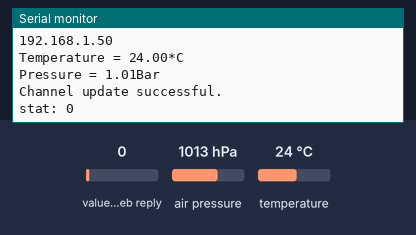
Simulated run of this sketch. Board: ESP8266 (NodeMCU). Parts: the last lines printed to the serial monitor. The inputs (shaded band) are chosen by the test bench; at power-on: value in the web reply 0, air pressure 1013 hPa, temperature 24 °C. WiFi joins after 1.5 s; servers stay silent unless stated; web services answer with replies made up by the test bench.

Above: at 5.8 s.
5.9 s: value in the web reply set to 2
At 8.0 s:
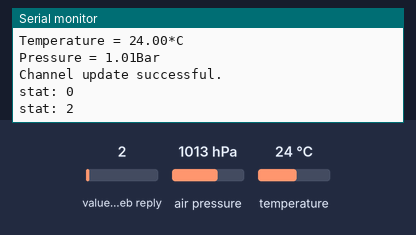
8.3 s: value in the web reply set to 25
At 8.3 s:
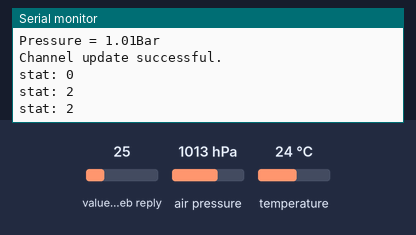
Timing chart, 0 to 11.3 s (numbered marks = the images above; inputs shaded):
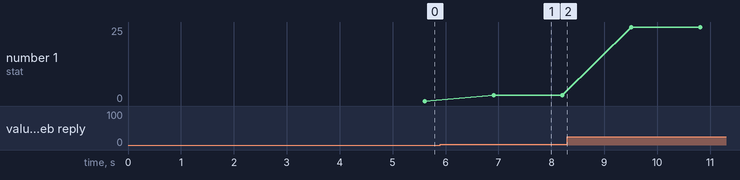

The sketch:

thingspeak_esp.ino
```cpp
#define TS_ENABLE_SSL // For HTTPS SSL connection

#define SECRET_SSID "oanhnguyen"    // replace MySSID with your WiFi network name
#define SECRET_PASS "oanhnguyen"  // replace MyPassword with your WiFi password

#define SECRET_CH_ID 1713269     // replace 0000000 with your channel number
#define SECRET_WRITE_APIKEY "DM02SEJGCBE6FNG0"   // replace XYZ with your channel write API Key

// ThingSpeak Certificate Fingerprint, Expiration Date: August 3, 2022 at 8:00:00 AM EST
#define SECRET_SHA1_FINGERPRINT "27 18 92 DD A4 26 C3 07 09 B9 7A E6 C5 21 B9 5B 48 F7 16 E1"

#include <ESP8266WiFi.h>
#include <WiFiClientSecure.h>
#include "ThingSpeak.h" // always include thingspeak header file after other header files and custom macros

char ssid[] = SECRET_SSID;   // your network SSID (name)
char pass[] = SECRET_PASS;   // your network password
int keyIndex = 0;            // your network key Index number (needed only for WEP)
WiFiClientSecure  client;

unsigned long myChannelNumber = SECRET_CH_ID;
const char * myWriteAPIKey = SECRET_WRITE_APIKEY;

// Initialize our values


String myStatus = "";

// Fingerprint check, make sure that the certificate has not expired.
const char * fingerprint = NULL; // use SECRET_SHA1_FINGERPRINT for fingerprint check

#include <Adafruit_BMP280.h>
Adafruit_BMP280 bmp; // I2C Interface

void setup() {

  Serial.begin(115200);  // Initialize serial
  while (!Serial) {
    ; // wait for serial port to connect. Needed for Leonardo native USB port only
  }

  WiFi.mode(WIFI_STA);

  if(fingerprint!=NULL){
    client.setFingerprint(fingerprint);
  }
  else{
    client.setInsecure(); // To perform a simple SSL Encryption
  }

  ThingSpeak.begin(client);  // Initialize ThingSpeak

  //  connect to bmp280
  if (!bmp.begin(0x76)) {
  Serial.println(F("Could not find a valid BMP280 sensor, check wiring!"));
  while (1);
  }

  /* Default settings from datasheet. */
  bmp.setSampling(Adafruit_BMP280::MODE_NORMAL,     /* Operating Mode. */
                  Adafruit_BMP280::SAMPLING_X2,     /* Temp. oversampling */
                  Adafruit_BMP280::SAMPLING_X16,    /* Pressure oversampling */
                  Adafruit_BMP280::FILTER_X16,      /* Filtering. */
                  Adafruit_BMP280::STANDBY_MS_500); /* Standby time. */

}

void loop() {

  // Connect or reconnect to WiFi
  if(WiFi.status() != WL_CONNECTED){
    Serial.println();
    Serial.print("Attempting to connect to SSID: ");
    Serial.println(SECRET_SSID);
    while(WiFi.status() != WL_CONNECTED){
      WiFi.begin(ssid, pass);  // Connect to WPA/WPA2 network. Change this line if using open or WEP network
      Serial.println("...");
      delay(5000);
    }

    Serial.println("WiFi connected");
    Serial.println("IP address: ");
    Serial.println(WiFi.localIP());
  }

  //  display temperature on serial monitor
  Serial.print(F("Temperature = "));
  Serial.print(bmp.readTemperature());
  Serial.println("*C");

  //  display pressure on serial monitor
  Serial.print(F("Pressure = "));
  Serial.print(bmp.readPressure()/100000); //displaying the Pressure in hPa, you can change the unit
  Serial.println("Bar");

  //  read data from bmp280 sensor
  float number1 = bmp.readTemperature();
  float number2 = bmp.readPressure()/100000;

  // set the fields with the values
  ThingSpeak.setField(1, number1);
  ThingSpeak.setField(2, number2);

  // figure out the status message
  if(number1 > number2){
    myStatus = String("field1 is greater than field2");
  }
  else if(number1 < number2){
    myStatus = String("field1 is less than field2");
  }
  else{
    myStatus = String("field1 equals field2");
  }

  // set the status
  ThingSpeak.setStatus(myStatus);

  // write to the ThingSpeak channel
  int x = ThingSpeak.writeFields(myChannelNumber, myWriteAPIKey);
  if(x == 200){
    Serial.println("Channel update successful.");
  }
  else{
    Serial.println("Problem updating channel. HTTP error code " + String(x));
  };

  float time1 = millis();

//  checking button status

  while ((millis()-time1)/1000<1800){
    int stat = ThingSpeak.readFloatField(myChannelNumber, 3);
    Serial.print("stat: ");
    Serial.println(stat);
    if (stat == 1) {

          //  read data from bmp280 sensor
          float number1 = bmp.readTemperature();
          float number2 = bmp.readPressure()/100000;

          // set the fields with the values
          ThingSpeak.setField(1, number1);
          ThingSpeak.setField(2, number2);
          ThingSpeak.setField(3, 0);

          // figure out the status message
          if(number1 > number2){
            myStatus = String("field1 is greater than field2");
          }
          else if(number1 < number2){
            myStatus = String("field1 is less than field2");
          }
          else{
            myStatus = String("field1 equals field2");
          }

          // set the status
          ThingSpeak.setStatus(myStatus);

          // write to the ThingSpeak channel
          int x = ThingSpeak.writeFields(myChannelNumber, myWriteAPIKey);
          if(x == 200){
            Serial.println("Channel update successful.");
          }
          else{
            Serial.println("Problem updating channel. HTTP error code " + String(x));
          }
    } else {
          delay(1000);
      }
  }

}
```

Measured:
- after the input at 5.9 s, the serial monitor: prints a new line after 1.0 s (image 1)
- plotted number 1: 0 → 2 after the input at 5.9 s, 2 → 25 after the input at 8.3 s
